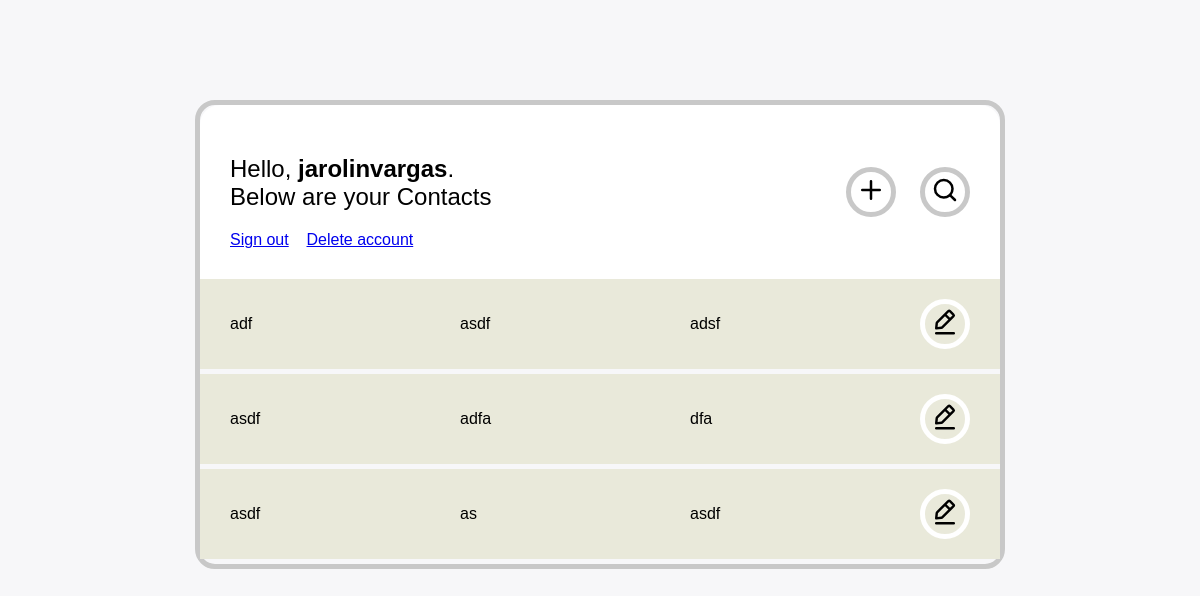
The app's page / (signed in), older data.
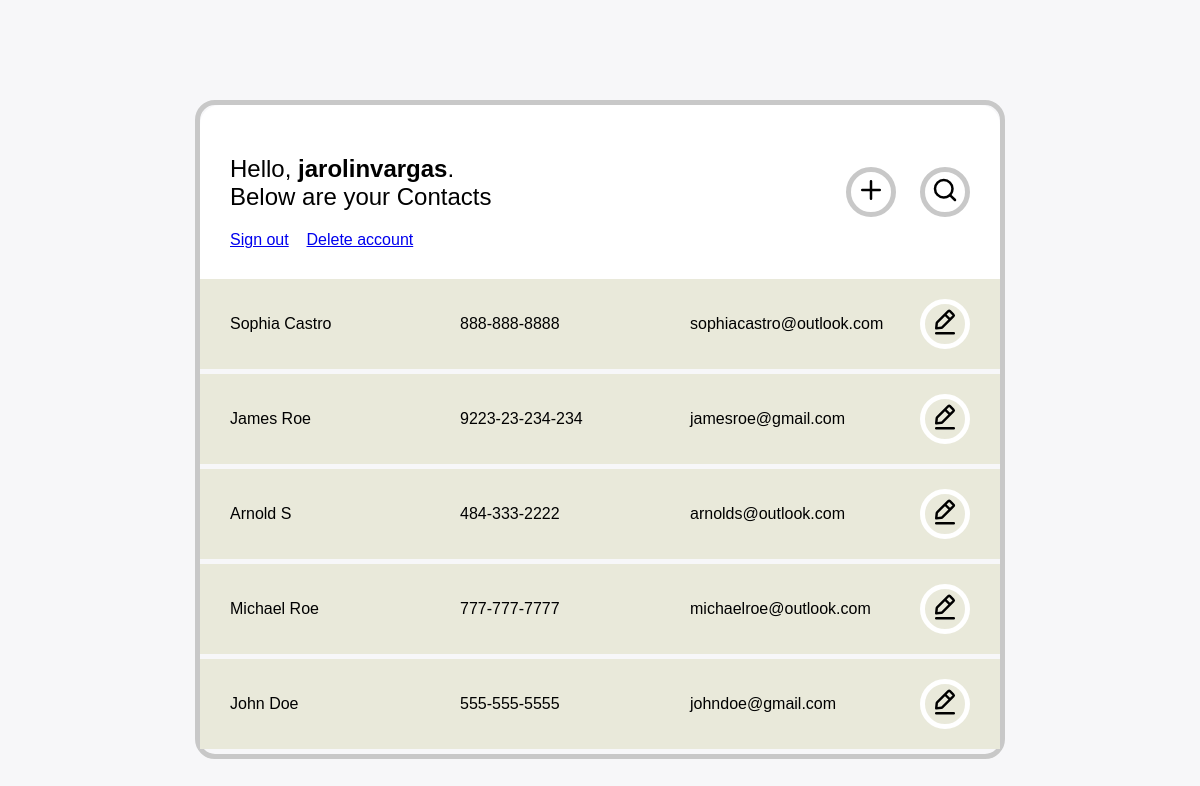
The same page, newer data.
### contacts_app/models.py (models this page shows, shortened)
class Contact(models.Model):
  full_name = models.CharField(max_length=255)
  email = models.EmailField(null=True)
  phone = models.CharField(max_length=15)

### contacts_app/views.py (the view)
# urls.py: path('', views.contacts, name='contacts'),
def contacts(request):
    myContacts = Contact.objects.all().order_by('-id')
    user = request.user
    context = {
        'username': user.username,
        'my_contacts': myContacts
    }
    return render(request, 'contacts.html', context)

### contacts_app/templates/contacts.html (shortened to what this page needs)
{% extends 'base.html' %}
{% load static %}
{% block content %}
<header>
  <div class="header-layout">
    <div>
      {% if user.is_authenticated %}
        <h2 class="header-title">Hello, <strong>{{username}}</strong>.<br/>Below are your Contacts</h2>
        <a href="{% url 'sign_out' %}">Sign out</a>&nbsp;&nbsp;&nbsp;
      {% endif %}
      {% if user.is_authenticated %}<a href="#">Delete account</a>{% endif %}
    </div>
    <div>
      <button id="add-contact" class="circle-btn">
        <img
          class="edit-icon"
          src="{% static 'contacts_app/icons/plus.svg' %}"
          alt="add contact"
        />
      </button>
      <button id="search-contact" class="circle-btn" style="margin-left: 20px">
        <img
          class="edit-icon"
          src="{% static 'contacts_app/icons/search.svg' %}"
          alt="add contact"
        />
      </button>
    </div>
  </div>
</header>
<section>
  {% if user.is_authenticated %}
    {% for contact in my_contacts %}
      {% include 'contact.html' with contact_id=contact.id full_name=contact.full_name email=contact.email phone=contact.phone %}
    {% endfor %}
  {% else %}
    <p style="text-align: center;">Not signed in...</p>
  {% endif %}
</section>
{% endblock %}

### contacts_app/templates/base.html (shortened to what this page needs)
{% load static %}
<!DOCTYPE html>
<html lang="en">
  <head>
    <link rel="stylesheet" href="{% static 'contacts_app/css/main.css' %}" />
  </head>
  <body>
    <main>
      {% block content %}{% endblock %}
    </main>
  </body>
</html>

### contacts_app/templates/contact.html (shortened to what this page needs)
{% load static %}
<form
  class="contact{% if new_contact %} new-contact save-mode{% endif %}"
  action="{% if contact_id %}{% url 'edit_contact' contact_id %}{% else %}{% url 'submit_contact' %}{% endif %}"
  method="POST"
  novalidate
>
  <div class="name">
    <span class="value">{{full_name}}</span>
  </div>
  <div class="phone">
    <span class="value">{{phone}}</span>
  </div>
  <div class="email">
    <span class="value">{{email}}</span>
  </div>
  <div class="action">
    <button class="btn-action circle-btn" type="button">
      <img
        class="edit-icon"
        src="{% static 'contacts_app/icons/edit.svg' %}"
        alt="edit contact"
      />
    </button>
  </div>
</form>

### contacts_app/static/contacts_app/css/main.css (style rules this page uses)
body { background-color: #f7f7f9; font-family: sans-serif; }
button { background-color: transparent; outline: none; color: inherit; padding: 0; margin: 0; border: none; cursor: pointer; appearance: none; -webkit-appearance: none; -moz-appearance: none; }
main { background-color: #f7f7f9; border: solid 5px #c8c8c8; margin: 100px auto; max-width: 800px; border-radius: 20px; }
header { width: 100%; padding: 30px; background-color: #fff; border-top-left-radius: inherit; border-top-right-radius: inherit; box-sizing: border-box; }
.header-layout { display: flex; justify-content: space-between; align-items: center; }
.header-title { font-weight: 400; }
header .circle-btn { border-color: #c8c8c8; }
.circle-btn { width: 50px; height: 50px; border: solid 5px #fff; border-radius: 100%; }
.circle-btn img { width: 30px; line-height: 1; margin: 0 auto; }
.contact { background-color: #e9e9da; padding: 20px 30px; display: flex; align-items: center; margin-bottom: 5px; min-height: 40px; gap: 30px; position: relative; }
.contact > div:not(.action) { width: 33%; }
.contact .btn-action img { width: 30px; }

Row changes from the older to the newer data that the page shows:
removed Contact: full_name "adf", phone "asdf", email "adsf"
removed Contact: full_name "asdf", phone "adfa", email "dfa"
removed Contact: full_name "asdf", phone "as", email "asdf"
added Contact: full_name "Sophia Castro", phone "888-888-8888", email "sophiacastro@outlook.com"
added Contact: full_name "James Roe", phone "9223-23-234-234", email "jamesroe@gmail.com"
added Contact: full_name "Arnold S", phone "484-333-2222", email "arnolds@outlook.com"
added Contact: full_name "Michael Roe", phone "777-777-7777", email "michaelroe@outlook.com"
added Contact: full_name "John Doe", phone "555-555-5555", email "johndoe@gmail.com"
